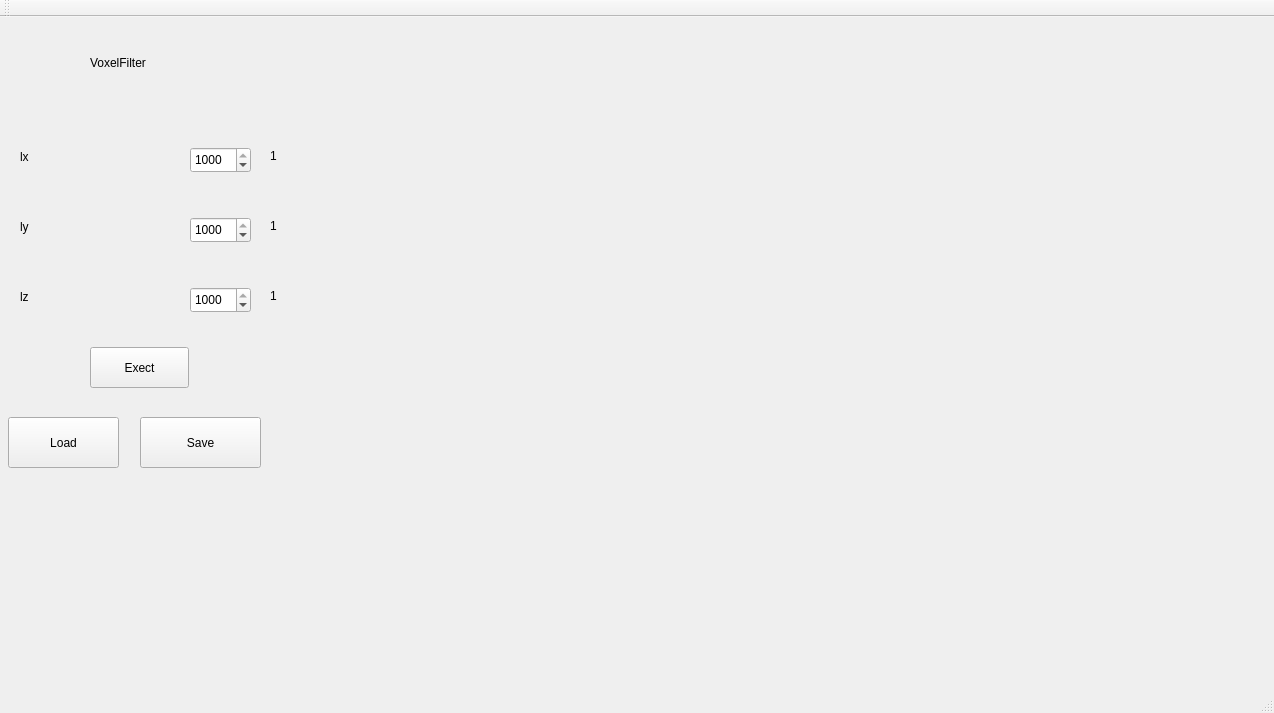
<?xml version="1.0" encoding="UTF-8"?>
<ui version="4.0">
 <class>VoxelFilter</class>
 <widget class="QMainWindow" name="VoxelFilter">
  <property name="geometry">
   <rect>
    <x>0</x>
    <y>0</y>
    <width>1274</width>
    <height>713</height>
   </rect>
  </property>
  <property name="windowTitle">
   <string>VoxelFilter</string>
  </property>
  <widget class="QWidget" name="centralWidget">
   <widget class="QLabel" name="label_title">
    <property name="geometry">
     <rect>
      <x>90</x>
      <y>30</y>
      <width>101</width>
      <height>31</height>
     </rect>
    </property>
    <property name="text">
     <string>VoxelFilter</string>
    </property>
   </widget>
   <widget class="QLabel" name="label_num_2">
    <property name="geometry">
     <rect>
      <x>270</x>
      <y>200</y>
      <width>51</width>
      <height>17</height>
     </rect>
    </property>
    <property name="text">
     <string>1</string>
    </property>
   </widget>
   <widget class="QSpinBox" name="spinBox_2">
    <property name="geometry">
     <rect>
      <x>190</x>
      <y>200</y>
      <width>61</width>
      <height>26</height>
     </rect>
    </property>
    <property name="minimum">
     <number>-1000</number>
    </property>
    <property name="maximum">
     <number>1000</number>
    </property>
    <property name="value">
     <number>1000</number>
    </property>
   </widget>
   <widget class="QPushButton" name="pushButton_load">
    <property name="geometry">
     <rect>
      <x>8</x>
      <y>400</y>
      <width>111</width>
      <height>51</height>
     </rect>
    </property>
    <property name="text">
     <string>Load</string>
    </property>
   </widget>
   <widget class="QSpinBox" name="spinBox_1">
    <property name="geometry">
     <rect>
      <x>190</x>
      <y>130</y>
      <width>61</width>
      <height>26</height>
     </rect>
    </property>
    <property name="minimum">
     <number>-1000</number>
    </property>
    <property name="maximum">
     <number>1000</number>
    </property>
    <property name="value">
     <number>1000</number>
    </property>
   </widget>
   <widget class="QPushButton" name="pushButton_save">
    <property name="geometry">
     <rect>
      <x>140</x>
      <y>400</y>
      <width>121</width>
      <height>51</height>
     </rect>
    </property>
    <property name="text">
     <string>Save</string>
    </property>
   </widget>
   <widget class="QVTKWidget" name="qvtkWidget" native="true">
    <property name="geometry">
     <rect>
      <x>340</x>
      <y>70</y>
      <width>891</width>
      <height>551</height>
     </rect>
    </property>
   </widget>
   <widget class="QLabel" name="label_1">
    <property name="geometry">
     <rect>
      <x>20</x>
      <y>130</y>
      <width>71</width>
      <height>20</height>
     </rect>
    </property>
    <property name="text">
     <string>lx</string>
    </property>
   </widget>
   <widget class="QLabel" name="label_2">
    <property name="geometry">
     <rect>
      <x>20</x>
      <y>200</y>
      <width>151</width>
      <height>20</height>
     </rect>
    </property>
    <property name="text">
     <string>ly</string>
    </property>
   </widget>
   <widget class="QLabel" name="label_num_3">
    <property name="geometry">
     <rect>
      <x>270</x>
      <y>270</y>
      <width>51</width>
      <height>17</height>
     </rect>
    </property>
    <property name="text">
     <string>1</string>
    </property>
   </widget>
   <widget class="QLabel" name="label_3">
    <property name="geometry">
     <rect>
      <x>20</x>
      <y>270</y>
      <width>151</width>
      <height>20</height>
     </rect>
    </property>
    <property name="text">
     <string>lz</string>
    </property>
   </widget>
   <widget class="QSpinBox" name="spinBox_3">
    <property name="geometry">
     <rect>
      <x>190</x>
      <y>270</y>
      <width>61</width>
      <height>26</height>
     </rect>
    </property>
    <property name="minimum">
     <number>-1000</number>
    </property>
    <property name="maximum">
     <number>1000</number>
    </property>
    <property name="value">
     <number>1000</number>
    </property>
   </widget>
   <widget class="QPushButton" name="pushButton_exect">
    <property name="geometry">
     <rect>
      <x>90</x>
      <y>330</y>
      <width>99</width>
      <height>41</height>
     </rect>
    </property>
    <property name="text">
     <string>Exect</string>
    </property>
   </widget>
   <widget class="QLabel" name="label_num_1">
    <property name="geometry">
     <rect>
      <x>270</x>
      <y>130</y>
      <width>51</width>
      <height>17</height>
     </rect>
    </property>
    <property name="text">
     <string>1</string>
    </property>
   </widget>
  </widget>
  <widget class="QMenuBar" name="menuBar">
   <property name="geometry">
    <rect>
     <x>0</x>
     <y>0</y>
     <width>1274</width>
     <height>31</height>
    </rect>
   </property>
  </widget>
  <widget class="QToolBar" name="mainToolBar">
   <attribute name="toolBarArea">
    <enum>TopToolBarArea</enum>
   </attribute>
   <attribute name="toolBarBreak">
    <bool>false</bool>
   </attribute>
  </widget>
  <widget class="QStatusBar" name="statusBar"/>
 </widget>
 <layoutdefault spacing="6" margin="11"/>
 <customwidgets>
  <customwidget>
   <class>QVTKWidget</class>
   <extends>QWidget</extends>
   <header>QVTKWidget.h</header>
   <container>1</container>
  </customwidget>
 </customwidgets>
 <resources/>
 <connections/>
</ui>
